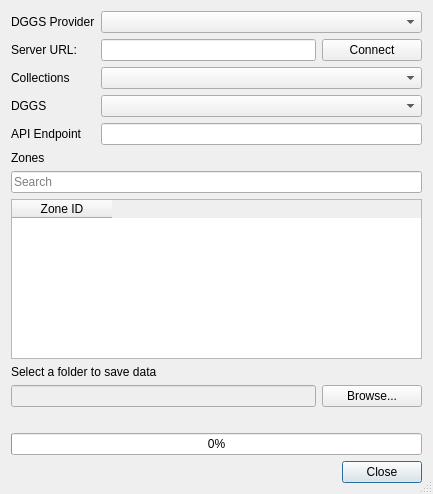
<?xml version="1.0" encoding="UTF-8"?>
<ui version="4.0">
 <class>dggs_client</class>
 <widget class="QDialog" name="dggs_client">
  <property name="windowModality">
   <enum>Qt::NonModal</enum>
  </property>
  <property name="enabled">
   <bool>true</bool>
  </property>
  <property name="geometry">
   <rect>
    <x>0</x>
    <y>0</y>
    <width>433</width>
    <height>494</height>
   </rect>
  </property>
  <property name="mouseTracking">
   <bool>false</bool>
  </property>
  <property name="windowTitle">
   <string>DGGS OGC API Client</string>
  </property>
  <property name="sizeGripEnabled">
   <bool>true</bool>
  </property>
  <layout class="QGridLayout" name="gridLayout_2">
   <item row="10" column="0" colspan="2">
    <widget class="QDialogButtonBox" name="BtnApplyClose">
     <property name="orientation">
      <enum>Qt::Horizontal</enum>
     </property>
     <property name="standardButtons">
      <set>QDialogButtonBox::Close</set>
     </property>
    </widget>
   </item>
   <item row="9" column="0" colspan="2">
    <layout class="QGridLayout" name="gridLayout">
     <item row="1" column="2">
      <widget class="QPushButton" name="BtnConnect">
       <property name="text">
        <string>Connect</string>
       </property>
      </widget>
     </item>
     <item row="5" column="0">
      <widget class="QLabel" name="lblDGGS">
       <property name="text">
        <string>DGGS</string>
       </property>
      </widget>
     </item>
     <item row="0" column="1" colspan="2">
      <widget class="QComboBox" name="cboServerName">
       <property name="focusPolicy">
        <enum>Qt::WheelFocus</enum>
       </property>
      </widget>
     </item>
     <item row="5" column="1" colspan="2">
      <widget class="QComboBox" name="cboDGGS">
       <property name="focusPolicy">
        <enum>Qt::WheelFocus</enum>
       </property>
      </widget>
     </item>
     <item row="7" column="0" colspan="3">
      <widget class="QLabel" name="LblZones">
       <property name="layoutDirection">
        <enum>Qt::LeftToRight</enum>
       </property>
       <property name="text">
        <string>Zones</string>
       </property>
       <property name="alignment">
        <set>Qt::AlignLeading|Qt::AlignLeft|Qt::AlignVCenter</set>
       </property>
      </widget>
     </item>
     <item row="13" column="0" colspan="2">
      <widget class="QLineEdit" name="LinOutputFolder">
       <property name="enabled">
        <bool>false</bool>
       </property>
       <property name="mouseTracking">
        <bool>true</bool>
       </property>
       <property name="focusPolicy">
        <enum>Qt::NoFocus</enum>
       </property>
       <property name="acceptDrops">
        <bool>false</bool>
       </property>
       <property name="text">
        <string/>
       </property>
       <property name="readOnly">
        <bool>true</bool>
       </property>
      </widget>
     </item>
     <item row="13" column="2">
      <widget class="QPushButton" name="BtnOutputFolder">
       <property name="enabled">
        <bool>true</bool>
       </property>
       <property name="sizePolicy">
        <sizepolicy hsizetype="Expanding" vsizetype="Fixed">
         <horstretch>0</horstretch>
         <verstretch>0</verstretch>
        </sizepolicy>
       </property>
       <property name="maximumSize">
        <size>
         <width>100</width>
         <height>16777215</height>
        </size>
       </property>
       <property name="font">
        <font>
         <weight>50</weight>
         <bold>false</bold>
        </font>
       </property>
       <property name="focusPolicy">
        <enum>Qt::ClickFocus</enum>
       </property>
       <property name="layoutDirection">
        <enum>Qt::LeftToRight</enum>
       </property>
       <property name="text">
        <string>Browse...</string>
       </property>
      </widget>
     </item>
     <item row="0" column="0">
      <widget class="QLabel" name="lblDGGSProvider">
       <property name="text">
        <string>DGGS Provider</string>
       </property>
      </widget>
     </item>
     <item row="1" column="0">
      <widget class="QLabel" name="lblServerURL">
       <property name="text">
        <string>Server URL:</string>
       </property>
      </widget>
     </item>
     <item row="12" column="0" colspan="3">
      <widget class="QLabel" name="label">
       <property name="text">
        <string>Select a folder to save data</string>
       </property>
      </widget>
     </item>
     <item row="6" column="0">
      <widget class="QLabel" name="lblAPI">
       <property name="text">
        <string>API Endpoint</string>
       </property>
      </widget>
     </item>
     <item row="6" column="1" colspan="2">
      <widget class="QLineEdit" name="TxtAPI"/>
     </item>
     <item row="4" column="0">
      <widget class="QLabel" name="lblCollections">
       <property name="text">
        <string>Collections</string>
       </property>
      </widget>
     </item>
     <item row="11" column="0" colspan="3">
      <widget class="QTableWidget" name="TblZones">
       <property name="sizePolicy">
        <sizepolicy hsizetype="Expanding" vsizetype="Expanding">
         <horstretch>0</horstretch>
         <verstretch>0</verstretch>
        </sizepolicy>
       </property>
       <property name="toolTip">
        <string>Right click to download zone geometry</string>
       </property>
       <property name="layoutDirection">
        <enum>Qt::LeftToRight</enum>
       </property>
       <property name="frameShadow">
        <enum>QFrame::Sunken</enum>
       </property>
       <property name="editTriggers">
        <set>QAbstractItemView::NoEditTriggers</set>
       </property>
       <property name="dragDropMode">
        <enum>QAbstractItemView::NoDragDrop</enum>
       </property>
       <property name="sortingEnabled">
        <bool>true</bool>
       </property>
       <attribute name="horizontalHeaderCascadingSectionResizes">
        <bool>false</bool>
       </attribute>
       <attribute name="horizontalHeaderStretchLastSection">
        <bool>false</bool>
       </attribute>
       <column>
        <property name="text">
         <string>Zone ID</string>
        </property>
       </column>
      </widget>
     </item>
     <item row="4" column="1" colspan="2">
      <widget class="QComboBox" name="cboCollections">
       <property name="focusPolicy">
        <enum>Qt::WheelFocus</enum>
       </property>
      </widget>
     </item>
     <item row="8" column="0" colspan="3">
      <widget class="QgsFilterLineEdit" name="Filter">
       <property name="toolTip">
        <string/>
       </property>
       <property name="placeholderText">
        <string>Search</string>
       </property>
       <property name="showSearchIcon">
        <bool>true</bool>
       </property>
       <property name="showSpinner">
        <bool>false</bool>
       </property>
       <property name="qgisRelation" stdset="0">
        <string notr="true"/>
       </property>
      </widget>
     </item>
     <item row="14" column="0" colspan="3">
      <widget class="QLabel" name="LblStatus">
       <property name="text">
        <string/>
       </property>
      </widget>
     </item>
     <item row="1" column="1">
      <widget class="QLineEdit" name="TxtURL">
       <property name="readOnly">
        <bool>false</bool>
       </property>
      </widget>
     </item>
     <item row="15" column="0" colspan="3">
      <widget class="QProgressBar" name="status">
       <property name="value">
        <number>0</number>
       </property>
      </widget>
     </item>
    </layout>
   </item>
  </layout>
 </widget>
 <customwidgets>
  <customwidget>
   <class>QgsFilterLineEdit</class>
   <extends>QLineEdit</extends>
   <header>qgsfilterlineedit.h</header>
  </customwidget>
 </customwidgets>
 <tabstops>
  <tabstop>BtnApplyClose</tabstop>
 </tabstops>
 <resources/>
 <connections>
  <connection>
   <sender>BtnApplyClose</sender>
   <signal>accepted()</signal>
   <receiver>dggs_client</receiver>
   <slot>accept()</slot>
   <hints>
    <hint type="sourcelabel">
     <x>248</x>
     <y>254</y>
    </hint>
    <hint type="destinationlabel">
     <x>157</x>
     <y>274</y>
    </hint>
   </hints>
  </connection>
  <connection>
   <sender>BtnApplyClose</sender>
   <signal>rejected()</signal>
   <receiver>dggs_client</receiver>
   <slot>reject()</slot>
   <hints>
    <hint type="sourcelabel">
     <x>316</x>
     <y>260</y>
    </hint>
    <hint type="destinationlabel">
     <x>286</x>
     <y>274</y>
    </hint>
   </hints>
  </connection>
 </connections>
</ui>
